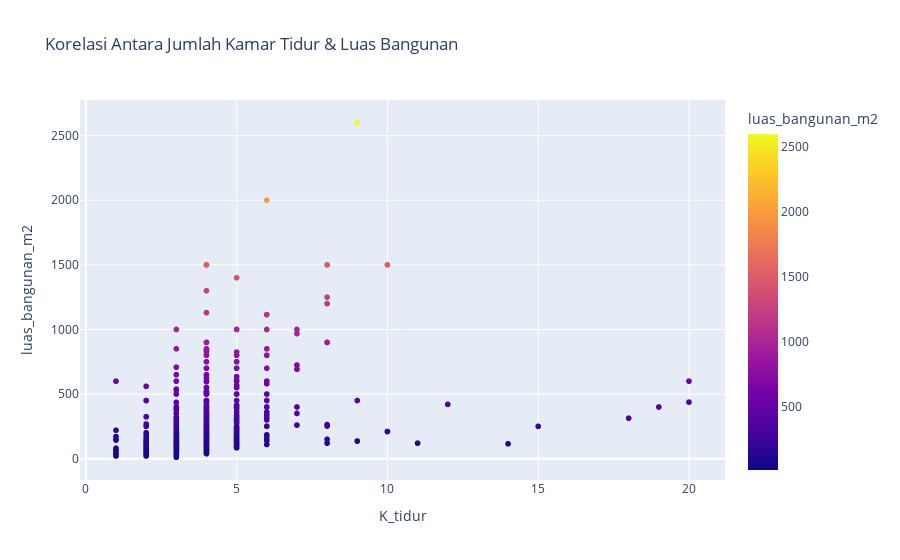

Write notebook code for a chart like this one.
### Code cell
# bandingkan kamar tidur dengan luas bangunan

fig = px.scatter(df, x="K_tidur", y="luas_bangunan_m2",
                 title="Korelasi Antara Jumlah Kamar Tidur & Luas Bangunan",
                 color="luas_bangunan_m2"
                 )
fig.show()

### Figure 1 — Plotly figure (JSON) as saved in the notebook; plotly's stock layout.template omitted (floating-point values rounded to 4 significant figures; data arrays with more than 128 entries replaced by an {"elided": "..."} marker saying what was removed)
{"data": [{"hovertemplate": "K_tidur=%{x}<br>luas_bangunan_m2=%{marker.color}<extra></extra>", "legendgroup": "", "marker": {"color": {"elided": "2001 int values"}, "coloraxis": "coloraxis", "symbol": "circle"}, "mode": "markers", "name": "", "showlegend": false, "type": "scattergl", "x": {"elided": "2001 int values"}, "xaxis": "x", "y": {"elided": "2001 int values"}, "yaxis": "y"}], "layout": {"coloraxis": {"colorbar": {"title": {"text": "luas_bangunan_m2"}}, "colorscale": [[0, "#0d0887"], [0.1111, "#46039f"], [0.2222, "#7201a8"], [0.3333, "#9c179e"], [0.4444, "#bd3786"], [0.5556, "#d8576b"], [0.6667, "#ed7953"], [0.7778, "#fb9f3a"], [0.8889, "#fdca26"], [1, "#f0f921"]]}, "legend": {"tracegroupgap": 0}, "title": {"text": "Korelasi Antara Jumlah Kamar Tidur & Luas Bangunan"}, "xaxis": {"anchor": "y", "domain": [0, 1], "title": {"text": "K_tidur"}}, "yaxis": {"anchor": "x", "domain": [0, 1], "title": {"text": "luas_bangunan_m2"}}}}
